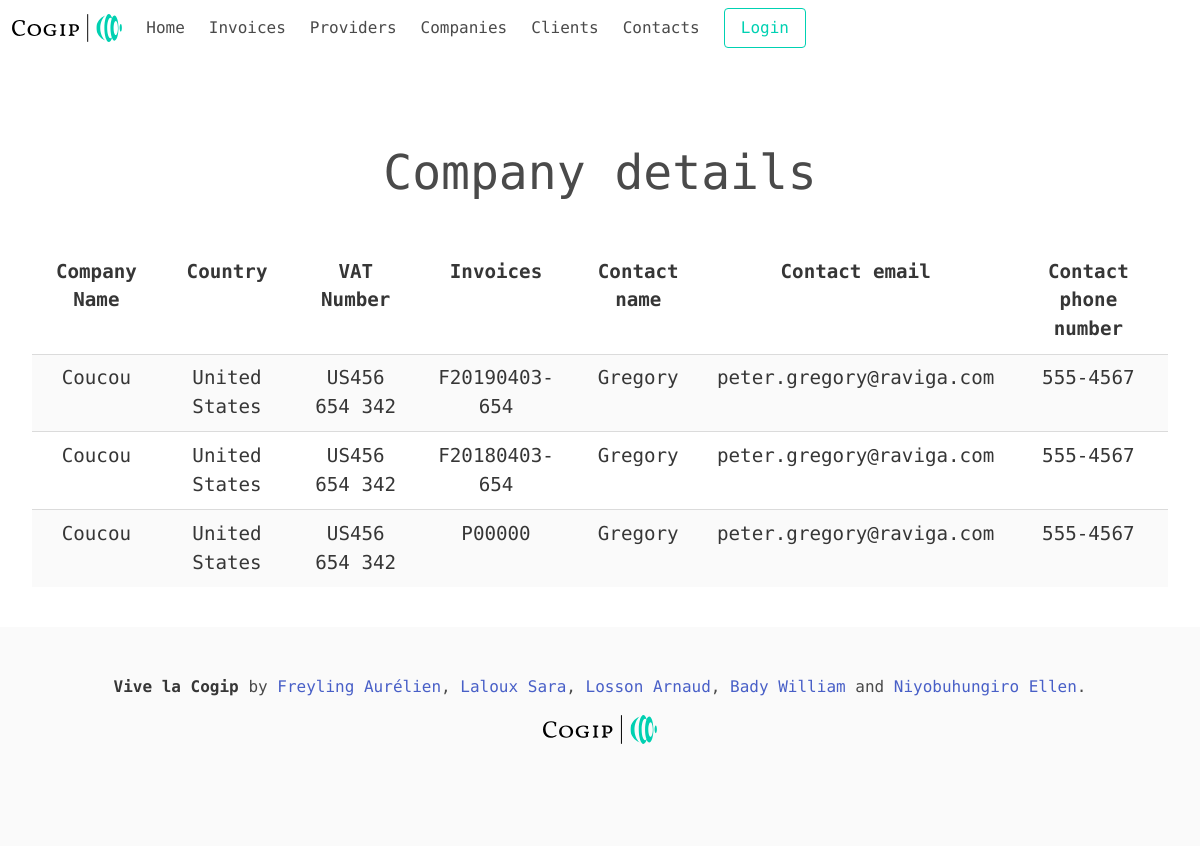
Screenshot of /index.php?route=singleSupplier&id=1 with the database file from the repository.
### tables this page shows
CREATE TABLE IF NOT EXISTS `invoices` (
  `id` int(11) NOT NULL AUTO_INCREMENT,
  `number` varchar(255) NOT NULL,
  `date` date NOT NULL,
  `company_id` int(11) DEFAULT NULL,
  `people_id` int(11) DEFAULT NULL,
  PRIMARY KEY (`id`),
  KEY `company_id` (`company_id`),
  KEY `people_id` (`people_id`)
);

CREATE TABLE IF NOT EXISTS `companies` (
  `id` int(11) NOT NULL AUTO_INCREMENT,
  `name` varchar(255) NOT NULL,
  `country` varchar(255) NOT NULL,
  `VAT_number` varchar(255) NOT NULL,
  `type_id` int(11) DEFAULT NULL,
  PRIMARY KEY (`id`),
  KEY `type_id` (`type_id`)
);

CREATE TABLE IF NOT EXISTS `peoples` (
  `id` int(11) NOT NULL AUTO_INCREMENT,
  `firstname` varchar(255) NOT NULL,
  `lastname` varchar(255) NOT NULL,
  `email` varchar(255) NOT NULL,
  `phone_number` varchar(255) NOT NULL,
  `company_id` int(11) DEFAULT NULL,
  PRIMARY KEY (`id`),
  KEY `company_id` (`company_id`)
);

### controllers/companyController.php (called while the page is built, shortened)
<?php
require './models/companyModel.php';
class CompanyController
{
    public function displayCompanyInvoicesClients($pdo)
    {
        $id = $_GET['id'];
        $company = new Company($pdo);
        $list = $company->getCompanyInvoicesClients($id);
        require 'views/singleSupplier.php';
    }
}

### models/companyModel.php (called while the page is built, shortened)
<?php
class Company
{
    private $connexion;
    public function __construct(\PDO $pdo)
    {
        $this->connexion = $pdo;
    }
    public function getCompanyInvoicesClients($id)
    {
        return $this->connexion->query("SELECT c.name, c.country, c.VAT_number, i.number, p.firstname, p.lastname, p.email, p.phone_number
        FROM companies as c
        LEFT JOIN invoices as i ON i.company_id = c.id
        LEFT JOIN peoples as p ON p.company_id = c.id
        WHERE c.id = $id");
    }
}

### views/singleSupplier.php (the view, shortened to what this page needs)
<?php
require 'views/header.php';
?>
<main class="container is-fluid main-container">
    <section class="level">
        <h1 class="level-item has-text-centered">
            Company details
        </h1>
    </section>
    <article class="level-item has-text-centered">
        <table class='companyTable table is-striped'>
            <tr>
                <th> Company Name</th>
                <th> Country </th>
                <th> VAT Number</th>
                <th> Invoices</th>
                <th> Contact name</th>
                <th> Contact email</th>
                <th> Contact phone number</th>
            </tr>
            <?php
            foreach ($list as $test) {
                echo "<tr>";
                echo "<td>" . $test['name'] . "</td>";
                echo "<td>" . $test['country'] . "</td>";
                echo "<td>" . $test['VAT_number'] . "</td>";
                echo "<td>" . $test['number'] . "</td>";
                echo "<td>" . $test['lastname'] . "</td>";
                echo "<td>" . $test['email'] . "</td>";
                echo "<td>" . $test['phone_number'] . "</td>";
                echo "</tr>";
            }
            ?>
        </table>
    </article>
</main>
<?php
require 'views/footer.php'; ?>

### assets/css/style.css (style rules this page uses)
.main-container { height: auto; }
.main-container section h1 { font-family: 'M PLUS 1 Code', sans-serif; margin-top: 10vh; font-size: 3rem; }
.main-container article { -webkit-box-orient: vertical; -webkit-box-direction: normal; -ms-flex-direction: column; flex-direction: column; font-family: 'M PLUS 1 Code', sans-serif; margin-top: 5vh; font-size: 1.2rem; }

### rows the page displays
invoices: company.name "Coucou", company.country "United States", company.VAT_number "US456 654 342", number "F20190403-654", people.lastname "Gregory", people.email "peter.gregory@raviga.com", people.phone_number "555-4567"
invoices: company.name "Coucou", company.country "United States", company.VAT_number "US456 654 342", number "F20180403-654", people.lastname "Gregory", people.email "peter.gregory@raviga.com", people.phone_number "555-4567"
invoices: company.name "Coucou", company.country "United States", company.VAT_number "US456 654 342", number "P00000", people.lastname "Gregory", people.email "peter.gregory@raviga.com", people.phone_number "555-4567"
